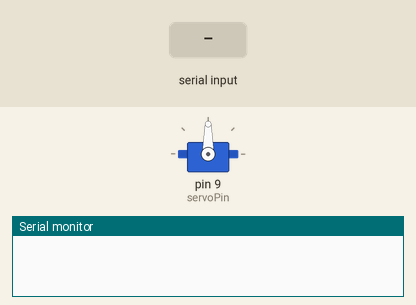
A sketch run on a simulated Arduino Uno, built with avr-gcc and run on an emulated ATmega328P. Shown: servo, the last lines printed to the serial monitor. The test bench sets the inputs (shaded band).

Above: at 1.2 s.
1.3 s: "a" received over Serial
At 2.4 s:
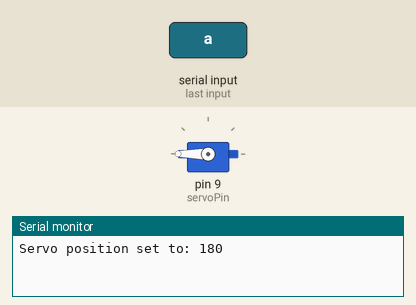
2.8 s: byte 108 ('l') received over Serial
At 3.5 s:
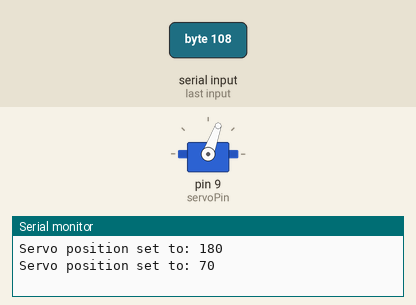
4.3 s: byte 110 ('n') received over Serial
At 4.7 s:
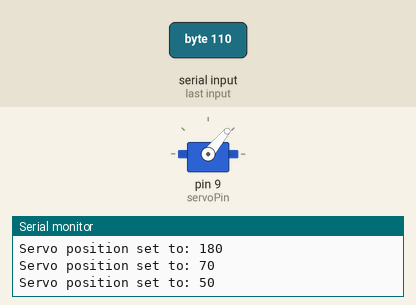
5.8 s: byte 112 ('p') received over Serial
At 7.0 s:
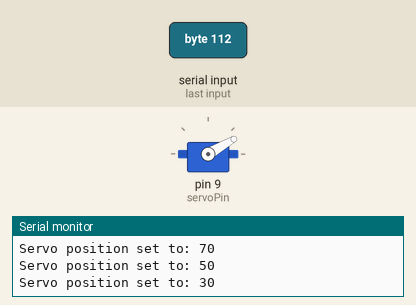
7.3 s: "b" received over Serial
At 8.2 s:
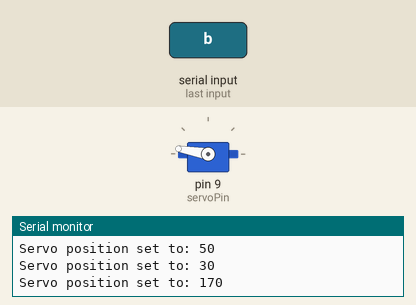
8.8 s: "d" received over Serial
At 9.3 s:
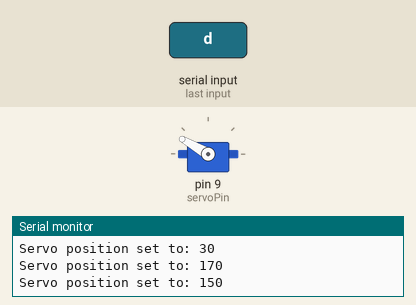
Timing chart, 0 to 11.3 s (numbered marks = the images above; inputs shaded):
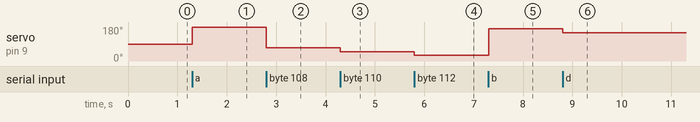

Measured:
- after the input at 1.3 s, servo on pin 9 (servoPin): 90° → 180° at once
- after the input at 2.8 s, servo on pin 9 (servoPin): 180° → 70° at once
- after the input at 4.3 s, servo on pin 9 (servoPin): 70° → 50° at once
- after the input at 5.8 s, servo on pin 9 (servoPin): 50° → 30° at once
- after the input at 7.3 s, servo on pin 9 (servoPin): 30° → 170° at once
- after the input at 8.8 s, servo on pin 9 (servoPin): 170° → 150° at once

The sketch:

arduino.ino
```cpp
#include <Servo.h>

Servo myservo;  // Create a servo object
int servoPin = 9;  // Define the pin for the servo motor
int angle = 90;  // Initial angle for the servo motor

void setup() {
  Serial.begin(9600);  // Initialize serial communication
  myservo.attach(servoPin);  // Attach the servo to the specified pin
  myservo.write(angle);  // Set initial position of the servo
}

void loop() {
  if (Serial.available() > 0) {  // Check if data is available to read
    char command = Serial.read();  // Read the command from serial input

    // Move servo based on command
    switch (command) {
      case 'a':
        angle = 180; // Angle for letter A
        break;
      case 'b':
        angle = 170; // Angle for letter B
        break;
      case 'c':
        angle = 160; // Angle for letter C
        break;
      case 'd':
        angle = 150; // Angle for letter D
        break;
      case 'e':
        angle = 140; // Angle for letter E
        break;
      case 'f':
        angle = 130; // Angle for letter F
        break;
      case 'g':
        angle = 120; // Angle for letter G
        break;
      case 'h':
        angle = 110; // Angle for letter H
        break;
      case 'i':
        angle = 100; // Angle for letter I
        break;
      case 'j':
        angle = 90; // Angle for letter J
        break;
      case 'k':
        angle = 80; // Angle for letter K
        break;
      case 'l':
        angle = 70; // Angle for letter L
        break;
      case 'm':
        angle = 60; // Angle for letter M
        break;
      case 'n':
        angle = 50; // Angle for letter N
        break;
      case 'o':
        angle = 40; // Angle for letter O
        break;
      case 'p':
        angle = 30; // Angle for letter P
        break;
      case 'q':
        angle = 20; // Angle for letter Q
        break;
      case 'r':
        angle = 10; // Angle for letter R
        break;
      case 's':
        angle = 0; // Angle for letter S
        break;
      default:
        break;
    }

    myservo.write(angle);  // Move the servo to the new angle
    Serial.print("Servo position set to: ");
    Serial.println(angle);
  }
}
```
